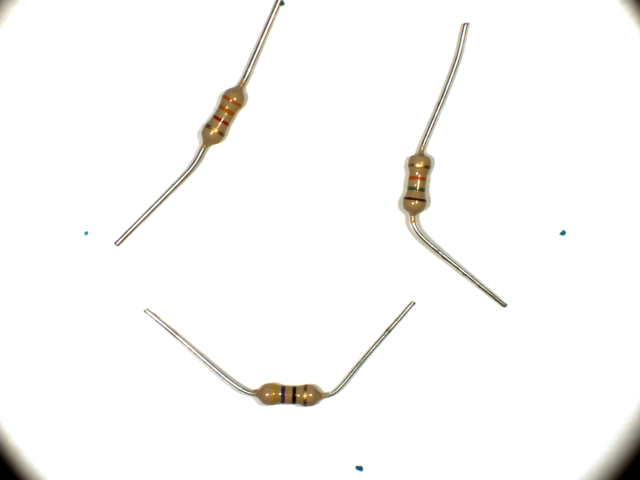
%> input picture images/white_4.png, 1280 x 960 px (shown at 1/2 size)
$ octave projekt_resistors.m   (GNU Octave 9; MATLAB toolbox functions it lacks are replaced by stand-ins)
%> lines starting %> are read from the running program, lines starting %| are printed output that depends on the picture; in (x1, y1, x2, y2) boxes, pixels count from 0 and x2, y2 are one past the last pixel; in counts of white or black regions, pixels touching at a corner belong together; the program's own positions count from 1
close all;
clear all;

I  = imread('../images/white_4.png');
%> I is the input picture: size 960x1280x3 uint8; mean R, G, B 250.3, 249.8, 248.8


prah=0.5;

se1 = strel('square',9); % pøi 9 mizej znacky od fixy
se5 = strel('square',20);

figure;

% vyprahovani a negace výstupu pro dalsi operace (logistejsi mit objekt zajmu bílý)
I3 = ~im2bw(I,prah);
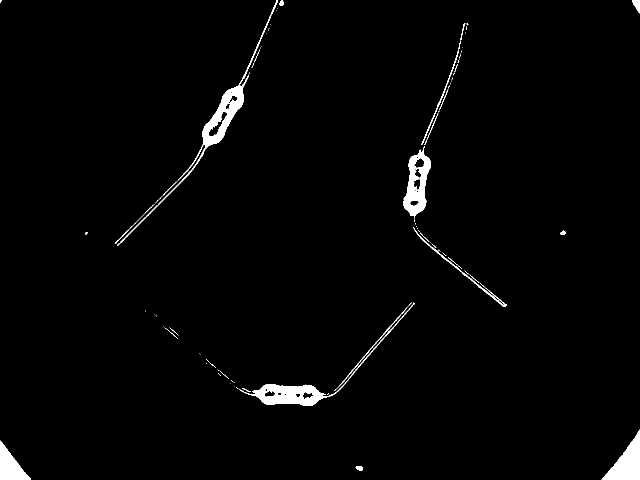
%> I3: size 960x1280 logical (shown at 1/2 size); 1.9% white; 96 white regions (71 under 20 px), largest, box (x1, y1, x2, y2) and area: (234, 0, 556, 492) 5406, (478, 605, 830, 812) 4629, (807, 292, 861, 437) 3771
subplot(1,3,1); imshow(I3);

I3_opened = imopen(I3,se1);
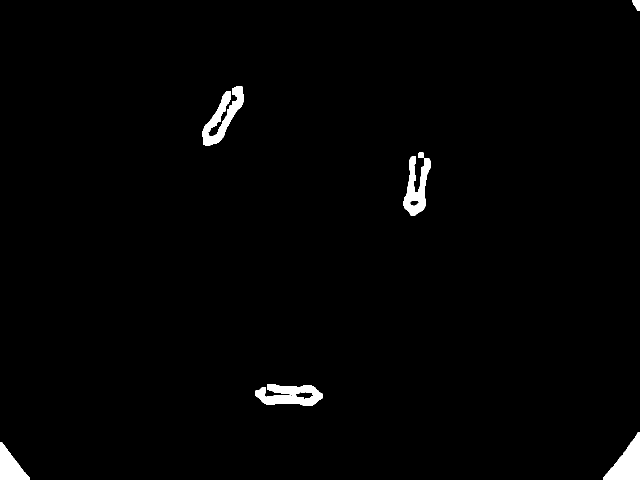
%> I3_opened: size 960x1280 logical (shown at 1/2 size); 1.4% white; 8 white regions, largest, box (x1, y1, x2, y2) and area: (405, 173, 488, 291) 3799, (1206, 865, 1280, 960) 3676, (807, 313, 861, 431) 3253
subplot(1,3,2); imshow(I3_opened);

I3_closed = imclose(I3_opened,se5);
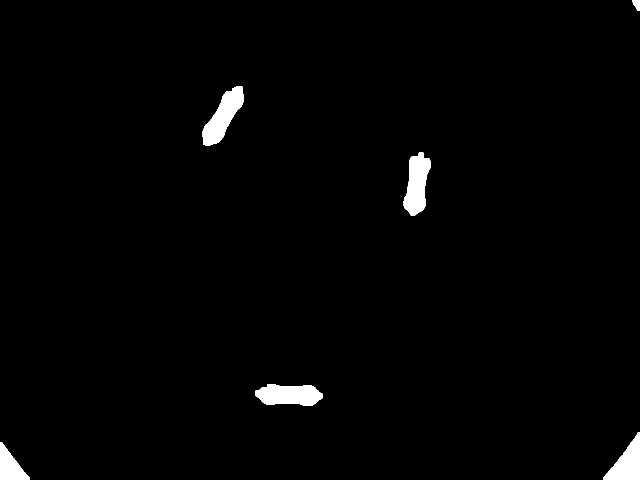
%> I3_closed: size 960x1280 logical (shown at 1/2 size); 1.6% white; 6 white regions
subplot(1,3,3); imshow(I3_closed);

I_morf = I3_closed;
% oznaci cislama jednotlive oblasti
L = bwlabel(I_morf);
%> L: size 960x1280 double; 7 distinct labels, from 0 to 6

% [r, c] = find(L==2);
% rc = [r c];

%*** vymezeni oblasti do obdelniku
s  = regionprops(L,'BoundingBox');
%> s = 6 regions; box (x1, y1, x2, y2): (0, 885, 60, 960), (405, 173, 488, 291), (511, 768, 645, 812), (807, 305, 861, 431), (1206, 865, 1280, 960), (1265, 0, 1280, 22)
box = cat(1, s.BoundingBox);
%> box = [0.5 885.5 60 75; 405.5 173.5 83 118; 511.5 768.5 134 44; 807.5 305.5 54 126; 1206.5 865.5 74 95; 1265.5 0.5 15 22]

figure(2);
imshow(I)
   hold on

 % *** vykresleni obdelniku kolem rezistoru do puvodního obrazku ***
   for i = 1:length(s)

   line ([box(i,1) (box(i,1)+box(i,3))],[box(i,2) (box(i,2))])
   line ([(box(i,1)+box(i,3)) (box(i,1)+box(i,3))],[box(i,2) (box(i,2)+box(i,4))])
   line ([(box(i,1)+box(i,3)) box(i,1) ],[(box(i,2)+box(i,4)) (box(i,2)+box(i,4))])
   line ([box(i,1) box(i,1)],[(box(i,2)+box(i,4)) box(i,2) ])

   end
%> this loop made 6 passes
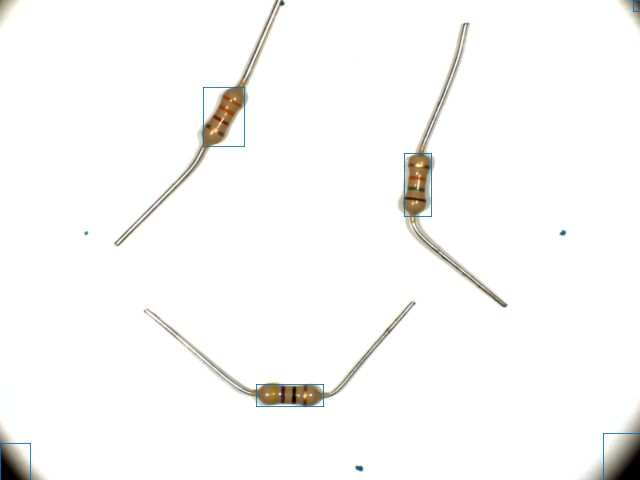
%> figure redrawn from the program's plot data; shown at 1/2 size

% *** vytvoreni matice bodu obdelnika kolem rezistoru, format Ax Ay Bx By..
%  zacatek levý horní roh a dále po smìru hod. rucicek ***

for i = 1:length(s)


    oblasti(i,1) = box(i,1);
    oblasti(i,2) = box(i,2);
    oblasti(i,3) = box(i,1)+box(i,3);
    oblasti(i,4) = box(i,2);
    oblasti(i,5) = box(i,1)+box(i,3);
    oblasti(i,6) = box(i,2)+box(i,4);
    oblasti(i,7) = box(i,1);
    oblasti(i,8) = box(i,2)+box(i,4);


end
%> after the loop, oblasti = [0.5 885.5 60.5 885.5 60.5 960.5 0.5 960.5; 405.5 173.5 488.5 173.5 488.5 291.5 405.5 291.5; 511.5 768.5 645.5 768.5 645.5 812.5 511.5 812.5; 807.5 305.5 861.5 305.5 861.5 431.5 807.5 431.5; 1206.5 865.5 1280.5 865.5 1280.5 960.5 1206.5 960.5; 1265.5 0.5 1280.5 0.5 1280.5 22.5 1265.5 22.5]

   hold off

% [12 lines of commented-out code are left out]

$ run again, with images/white_1.png copied over images/white_4.png
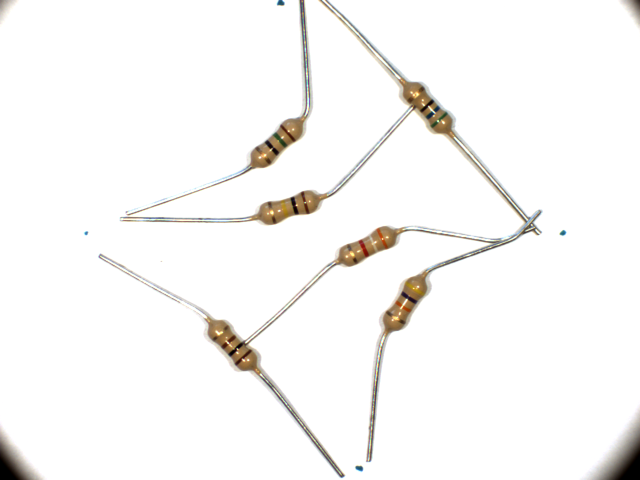
%> input picture images/white_1.png, 1280 x 960 px (shown at 1/2 size)
%> I is the input picture: size 960x1280x3 uint8; mean R, G, B 248.1, 247.2, 245.9
%> I3: size 960x1280 logical; 2.6% white; 174 white regions (125 under 20 px), largest, box (x1, y1, x2, y2) and area: (417, 633, 688, 955) 4630, (768, 423, 1082, 671) 4323, (797, 159, 929, 301) 3784
%> I3_opened: size 960x1280 logical; 1.7% white; 17 white regions, largest, box (x1, y1, x2, y2) and area: (1208, 869, 1280, 960) 3488, (807, 171, 903, 267) 3095, (424, 651, 513, 741) 2751
%> I3_closed: size 960x1280 logical; 2% white; 9 white regions
%> `L = bwlabel(I_morf);`:
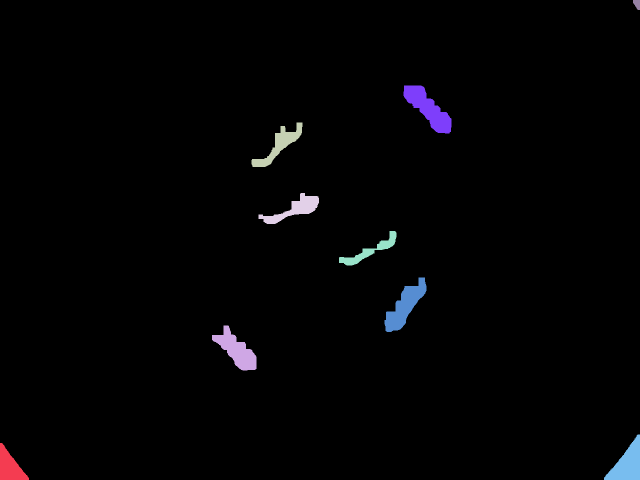
%> L: size 960x1280 double (shown at 1/2 size); 10 distinct labels, from 0 to 9; one colour per label, 0 black
%> s = 9 regions; largest, box (x1, y1, x2, y2): (807, 171, 903, 267), (769, 555, 853, 664), (503, 245, 605, 334), (424, 651, 513, 741), (678, 462, 793, 531)
%> box = [0.5 886.5 58 74; 424.5 651.5 89 90; 503.5 245.5 102 89; 517.5 386.5 121 62; 678.5 462.5 115 69; 769.5 555.5 84 109; 807.5 171.5 96 96; 1208.5 869.5 72 91; 1266.5 0.5 14 20]
%> the loop `for i = 1:length(s)` made 9 passes
%> after the loop `for i = 1:length(s)`:
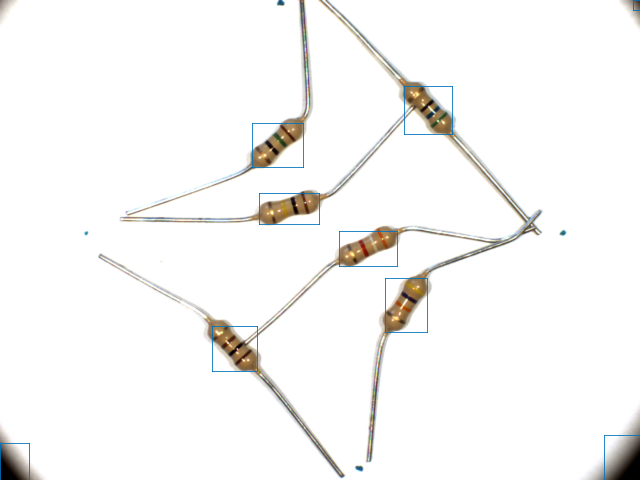
%> figure redrawn from the program's plot data; shown at 1/2 size
%> after the loop `for i = 1:length(s)`: oblasti = [0.5 886.5 58.5 886.5 58.5 960.5 0.5 960.5; 424.5 651.5 513.5 651.5 513.5 741.5 424.5 741.5; 503.5 245.5 605.5 245.5 605.5 334.5 503.5 334.5; 517.5 386.5 638.5 386.5 638.5 448.5 517.5 448.5; 678.5 462.5 793.5 462.5 793.5 531.5 678.5 531.5; 769.5 555.5 853.5 555.5 853.5 664.5 769.5 664.5; 807.5 171.5 903.5 171.5 903.5 267.5 807.5 267.5; 1208.5 869.5 1280.5 869.5 1280.5 960.5 1208.5 960.5; 1266.5 0.5 1280.5 0.5 1280.5 20.5 1266.5 20.5]

$ run again, with images/white_10.png copied over images/white_4.png
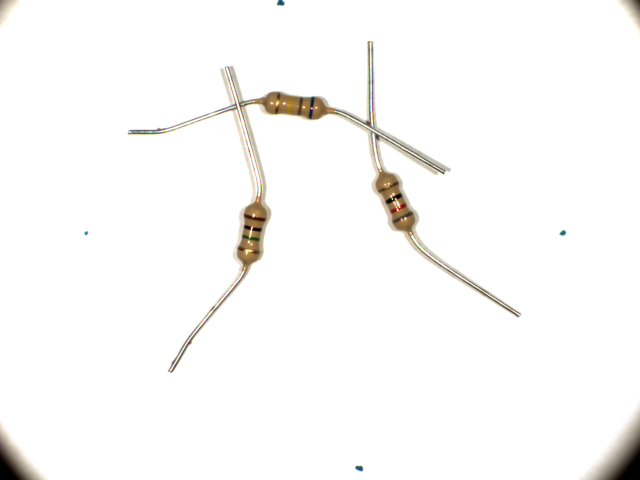
%> input picture images/white_10.png, 1280 x 960 px (shown at 1/2 size)
%> I is the input picture: size 960x1280x3 uint8; mean R, G, B 250.5, 249.8, 248.7
%> `I3 = ~im2bw(I,prah);`:
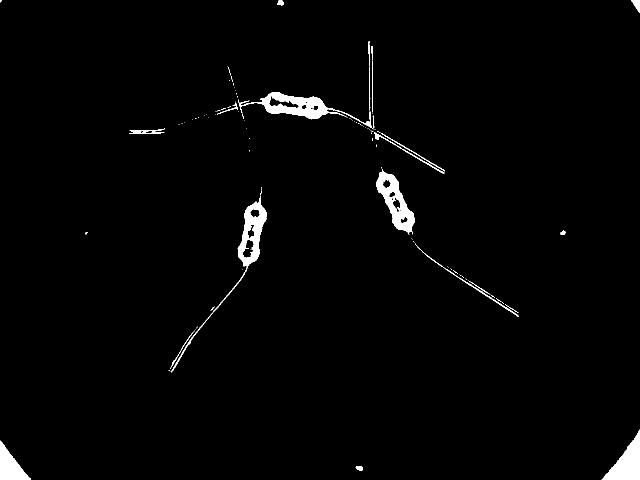
%> I3: size 960x1280 logical (shown at 1/2 size); 1.8% white; 103 white regions (78 under 20 px), largest, box (x1, y1, x2, y2) and area: (476, 185, 747, 259) 4480, (341, 391, 533, 745) 4182, (752, 338, 830, 469) 3897
%> I3_opened: size 960x1280 logical; 1.4% white; 8 white regions, largest, box (x1, y1, x2, y2) and area: (1207, 866, 1280, 960) 3636, (753, 345, 829, 463) 3628, (485, 406, 533, 532) 2810
%> I3_closed: size 960x1280 logical; 1.6% white; 6 white regions
%> L: size 960x1280 double; 7 distinct labels, from 0 to 6
%> s = 6 regions; box (x1, y1, x2, y2): (0, 885, 59, 960), (476, 406, 533, 532), (525, 185, 654, 238), (753, 345, 829, 463), (1207, 866, 1280, 960), (1265, 0, 1280, 21)
%> box = [0.5 885.5 59 75; 476.5 406.5 57 126; 525.5 185.5 129 53; 753.5 345.5 76 118; 1207.5 866.5 73 94; 1265.5 0.5 15 21]
%> the loop `for i = 1:length(s)` made 6 passes
%> after the loop `for i = 1:length(s)`:
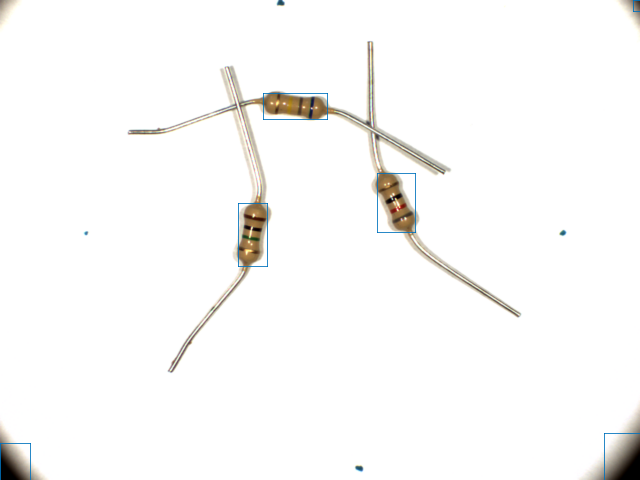
%> figure redrawn from the program's plot data; shown at 1/2 size
%> after the loop `for i = 1:length(s)`: oblasti = [0.5 885.5 59.5 885.5 59.5 960.5 0.5 960.5; 476.5 406.5 533.5 406.5 533.5 532.5 476.5 532.5; 525.5 185.5 654.5 185.5 654.5 238.5 525.5 238.5; 753.5 345.5 829.5 345.5 829.5 463.5 753.5 463.5; 1207.5 866.5 1280.5 866.5 1280.5 960.5 1207.5 960.5; 1265.5 0.5 1280.5 0.5 1280.5 21.5 1265.5 21.5]

$ run again, with images/white_11.png copied over images/white_4.png
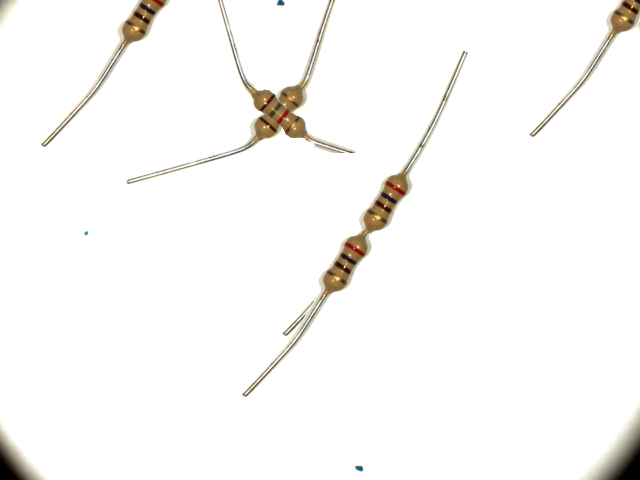
%> input picture images/white_11.png, 1280 x 960 px (shown at 1/2 size)
%> I is the input picture: size 960x1280x3 uint8; mean R, G, B 249.3, 248.5, 247
%> I3: size 960x1280 logical; 2.6% white; 168 white regions (144 under 20 px), largest, box (x1, y1, x2, y2) and area: (490, 103, 930, 793) 9833, (393, 63, 623, 329) 7552, (88, 0, 332, 293) 3876
%> I3_opened: size 960x1280 logical; 2.1% white; 8 white regions, largest, box (x1, y1, x2, y2) and area: (506, 173, 611, 278) 6116, (649, 471, 734, 585) 3976, (730, 349, 815, 463) 3961
%> I3_closed: size 960x1280 logical; 2.4% white; 7 white regions
%> `L = bwlabel(I_morf);`:
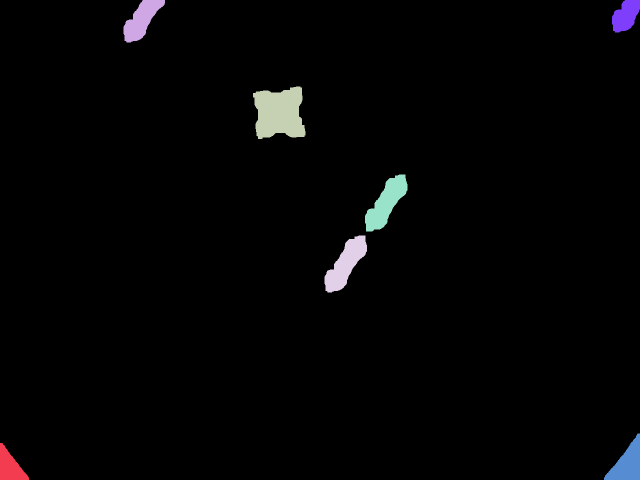
%> L: size 960x1280 double (shown at 1/2 size); 8 distinct labels, from 0 to 7; one colour per label, 0 black
%> s = 7 regions; box (x1, y1, x2, y2): (0, 886, 58, 960), (247, 0, 330, 85), (506, 173, 611, 278), (649, 471, 734, 585), (730, 349, 815, 463), (1208, 867, 1280, 960), (1224, 0, 1280, 65)
%> box = [0.5 886.5 58 74; 247.5 0.5 83 85; 506.5 173.5 105 105; 649.5 471.5 85 114; 730.5 349.5 85 114; 1208.5 867.5 72 93; 1224.5 0.5 56 65]
%> the loop `for i = 1:length(s)` made 7 passes
%> after the loop `for i = 1:length(s)`:
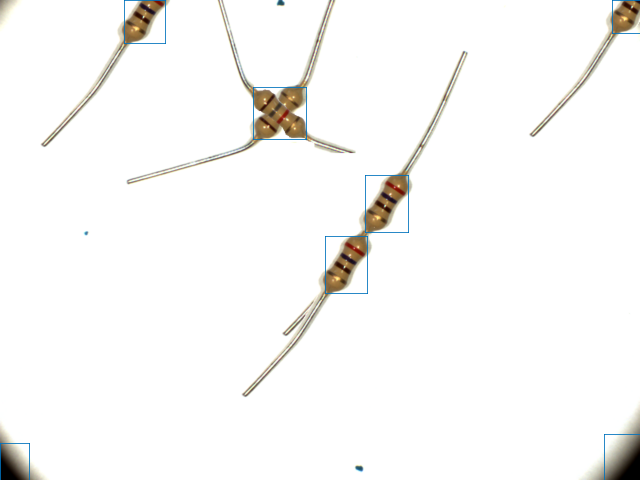
%> figure redrawn from the program's plot data; shown at 1/2 size
%> after the loop `for i = 1:length(s)`: oblasti = [0.5 886.5 58.5 886.5 58.5 960.5 0.5 960.5; 247.5 0.5 330.5 0.5 330.5 85.5 247.5 85.5; 506.5 173.5 611.5 173.5 611.5 278.5 506.5 278.5; 649.5 471.5 734.5 471.5 734.5 585.5 649.5 585.5; 730.5 349.5 815.5 349.5 815.5 463.5 730.5 463.5; 1208.5 867.5 1280.5 867.5 1280.5 960.5 1208.5 960.5; 1224.5 0.5 1280.5 0.5 1280.5 65.5 1224.5 65.5]
